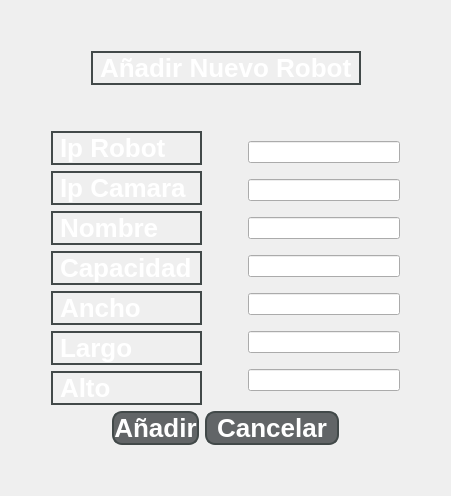
            <widget class="QWidget" name="Add_Robot">
             <property name="styleSheet">
              <string notr="true">QPushButton{
		font-family: Arial;
        font-size: 26px;
        color: white;
        text-align: center;
        font-weight: bold;
		border-radius:10px;
		background-color: rgb(98, 101, 103); 
		color: rgb(255, 255, 255);
		border: 2px solid rgb(66, 73, 73);
}

</string>
             </property>
             <layout class="QGridLayout" name="gridLayout_11">
              <item row="0" column="0">
               <layout class="QGridLayout" name="gridLayout_3">
                <item row="0" column="0">
                 <layout class="QVBoxLayout" name="verticalLayout_43">
                  <item>
                   <spacer name="verticalSpacer_13">
                    <property name="orientation">
                     <enum>Qt::Vertical</enum>
                    </property>
                    <property name="sizeHint" stdset="0">
                     <size>
                      <width>20</width>
                      <height>40</height>
                     </size>
                    </property>
                   </spacer>
                  </item>
                  <item>
                   <layout class="QHBoxLayout" name="horizontalLayout_47">
                    <item>
                     <spacer name="horizontalSpacer_37">
                      <property name="orientation">
                       <enum>Qt::Horizontal</enum>
                      </property>
                      <property name="sizeHint" stdset="0">
                       <size>
                        <width>40</width>
                        <height>20</height>
                       </size>
                      </property>
                     </spacer>
                    </item>
                    <item>
                     <widget class="QLabel" name="label_18">
                      <property name="font">
                       <font>
                        <family>Arial</family>
                        <pointsize>-1</pointsize>
                        <weight>75</weight>
                        <bold>true</bold>
                       </font>
                      </property>
                      <property name="styleSheet">
                       <string notr="true">
		font-family: Arial;
        font-size: 26px;
        color: white;
        text-align: center;
        font-weight: bold;
		border: 2px solid rgb(66, 73, 73);
</string>
                      </property>
                      <property name="text">
                       <string>Añadir Nuevo Robot</string>
                      </property>
                     </widget>
                    </item>
                    <item>
                     <spacer name="horizontalSpacer_38">
                      <property name="orientation">
                       <enum>Qt::Horizontal</enum>
                      </property>
                      <property name="sizeHint" stdset="0">
                       <size>
                        <width>40</width>
                        <height>20</height>
                       </size>
                      </property>
                     </spacer>
                    </item>
                   </layout>
                  </item>
                  <item>
                   <spacer name="verticalSpacer_14">
                    <property name="orientation">
                     <enum>Qt::Vertical</enum>
                    </property>
                    <property name="sizeHint" stdset="0">
                     <size>
                      <width>20</width>
                      <height>40</height>
                     </size>
                    </property>
                   </spacer>
                  </item>
                 </layout>
                </item>
                <item row="1" column="0">
                 <layout class="QHBoxLayout" name="horizontalLayout_11">
                  <item>
                   <spacer name="horizontalSpacer_64">
                    <property name="orientation">
                     <enum>Qt::Horizontal</enum>
                    </property>
                    <property name="sizeHint" stdset="0">
                     <size>
                      <width>40</width>
                      <height>20</height>
                     </size>
                    </property>
                   </spacer>
                  </item>
                  <item>
                   <layout class="QHBoxLayout" name="horizontalLayout_10">
                    <item>
                     <layout class="QVBoxLayout" name="verticalLayout_6">
                      <item>
                       <widget class="QLabel" name="label_3">
                        <property name="font">
                         <font>
                          <family>Arial</family>
                          <pointsize>-1</pointsize>
                          <weight>75</weight>
                          <bold>true</bold>
                         </font>
                        </property>
                        <property name="styleSheet">
                         <string notr="true">
		font-family: Arial;
        font-size: 26px;
        color: white;
        text-align: center;
        font-weight: bold;
		border: 2px solid rgb(66, 73, 73);
</string>
                        </property>
                        <property name="text">
                         <string>Ip Robot</string>
                        </property>
                       </widget>
                      </item>
                      <item>
                       <widget class="QLabel" name="label_4">
                        <property name="font">
                         <font>
                          <family>Arial</family>
                          <pointsize>-1</pointsize>
                          <weight>75</weight>
                          <bold>true</bold>
                         </font>
                        </property>
                        <property name="styleSheet">
                         <string notr="true">
		font-family: Arial;
        font-size: 26px;
        color: white;
        text-align: center;
        font-weight: bold;
		border: 2px solid rgb(66, 73, 73);
</string>
                        </property>
                        <property name="text">
                         <string>Ip Camara </string>
                        </property>
                       </widget>
                      </item>
                      <item>
                       <widget class="QLabel" name="label_19">
                        <property name="font">
                         <font>
                          <family>Arial</family>
                          <pointsize>-1</pointsize>
                          <weight>75</weight>
                          <bold>true</bold>
                         </font>
                        </property>
                        <property name="styleSheet">
                         <string notr="true">
		font-family: Arial;
        font-size: 26px;
        color: white;
        text-align: center;
        font-weight: bold;
		border: 2px solid rgb(66, 73, 73);
</string>
                        </property>
                        <property name="text">
                         <string>Nombre</string>
                        </property>
                       </widget>
                      </item>
                      <item>
                       <widget class="QLabel" name="label_20">
                        <property name="font">
                         <font>
                          <family>Arial</family>
                          <pointsize>-1</pointsize>
                          <weight>75</weight>
                          <bold>true</bold>
                         </font>
                        </property>
                        <property name="styleSheet">
                         <string notr="true">
		font-family: Arial;
        font-size: 26px;
        color: white;
        text-align: center;
        font-weight: bold;
		border: 2px solid rgb(66, 73, 73);
</string>
                        </property>
                        <property name="text">
                         <string>Capacidad</string>
                        </property>
                       </widget>
                      </item>
                      <item>
                       <widget class="QLabel" name="label_21">
                        <property name="font">
                         <font>
                          <family>Arial</family>
                          <pointsize>-1</pointsize>
                          <weight>75</weight>
                          <bold>true</bold>
                         </font>
                        </property>
                        <property name="styleSheet">
                         <string notr="true">
		font-family: Arial;
        font-size: 26px;
        color: white;
        text-align: center;
        font-weight: bold;
		border: 2px solid rgb(66, 73, 73);
</string>
                        </property>
                        <property name="text">
                         <string>Ancho</string>
                        </property>
                       </widget>
                      </item>
                      <item>
                       <widget class="QLabel" name="label_22">
                        <property name="font">
                         <font>
                          <family>Arial</family>
                          <pointsize>-1</pointsize>
                          <weight>75</weight>
                          <bold>true</bold>
                         </font>
                        </property>
                        <property name="styleSheet">
                         <string notr="true">
		font-family: Arial;
        font-size: 26px;
        color: white;
        text-align: center;
        font-weight: bold;
		border: 2px solid rgb(66, 73, 73);
</string>
                        </property>
                        <property name="text">
                         <string>Largo</string>
                        </property>
                       </widget>
                      </item>
                      <item>
                       <widget class="QLabel" name="label_23">
                        <property name="font">
                         <font>
                          <family>Arial</family>
                          <pointsize>-1</pointsize>
                          <weight>75</weight>
                          <bold>true</bold>
                         </font>
                        </property>
                        <property name="styleSheet">
                         <string notr="true">
		font-family: Arial;
        font-size: 26px;
        color: white;
        text-align: center;
        font-weight: bold;
		border: 2px solid rgb(66, 73, 73);
</string>
                        </property>
                        <property name="text">
                         <string>Alto</string>
                        </property>
                       </widget>
                      </item>
                     </layout>
                    </item>
                    <item>
                     <spacer name="horizontalSpacer_63">
                      <property name="orientation">
                       <enum>Qt::Horizontal</enum>
                      </property>
                      <property name="sizeHint" stdset="0">
                       <size>
                        <width>40</width>
                        <height>20</height>
                       </size>
                      </property>
                     </spacer>
                    </item>
                    <item>
                     <layout class="QVBoxLayout" name="verticalLayout_7">
                      <item>
                       <widget class="QLineEdit" name="Ip_Robot">
                        <property name="styleSheet">
                         <string notr="true">	min-width: 150px;
    max-width: 400px;
</string>
                        </property>
                       </widget>
                      </item>
                      <item>
                       <widget class="QLineEdit" name="Ip_Cam"/>
                      </item>
                      <item>
                       <widget class="QLineEdit" name="Nombre_Robot"/>
                      </item>
                      <item>
                       <widget class="QLineEdit" name="Capacidad_Robot"/>
                      </item>
                      <item>
                       <widget class="QLineEdit" name="Ancho_Robot"/>
                      </item>
                      <item>
                       <widget class="QLineEdit" name="Largo_Robot"/>
                      </item>
                      <item>
                       <widget class="QLineEdit" name="Alto_Robot"/>
                      </item>
                     </layout>
                    </item>
                   </layout>
                  </item>
                  <item>
                   <spacer name="horizontalSpacer_65">
                    <property name="orientation">
                     <enum>Qt::Horizontal</enum>
                    </property>
                    <property name="sizeHint" stdset="0">
                     <size>
                      <width>40</width>
                      <height>20</height>
                     </size>
                    </property>
                   </spacer>
                  </item>
                 </layout>
                </item>
                <item row="2" column="0">
                 <layout class="QHBoxLayout" name="horizontalLayout_23">
                  <item>
                   <spacer name="horizontalSpacer_40">
                    <property name="orientation">
                     <enum>Qt::Horizontal</enum>
                    </property>
                    <property name="sizeHint" stdset="0">
                     <size>
                      <width>40</width>
                      <height>20</height>
                     </size>
                    </property>
                   </spacer>
                  </item>
                  <item>
                   <widget class="QPushButton" name="Agregar_Robot_2">
                    <property name="styleSheet">
                     <string notr="true">QPushButton{
	border-radius:10px;
	background-color: rgb(98, 101, 103); 
	font: 16pt &quot;Arial&quot;;
	color: rgb(255, 255, 255);
	border: 2px solid rgb(66, 73, 73);
}


QPushButton:hover{
	border-radius:10px; 
	font: 16pt &quot;Arial&quot;;
	color: rgb(255, 255, 255);
	border: 2px solid rgb(244, 69, 31);
	background-color: rgb(244, 69, 31);
}</string>
                    </property>
                    <property name="text">
                     <string>Añadir</string>
                    </property>
                   </widget>
                  </item>
                  <item>
                   <widget class="QPushButton" name="Cancelar_Robot">
                    <property name="styleSheet">
                     <string notr="true">QPushButton{
	border-radius:10px;
	background-color: rgb(98, 101, 103); 
	font: 16pt &quot;Arial&quot;;
	color: rgb(255, 255, 255);
	border: 2px solid rgb(66, 73, 73);
	width: 130px;
    height: 30px;
}


QPushButton:hover{
	border-radius:10px; 
	font: 16pt &quot;Arial&quot;;
	color: rgb(255, 255, 255);
	border: 2px solid rgb(244, 69, 31);
	background-color: rgb(244, 69, 31);
}</string>
                    </property>
                    <property name="text">
                     <string>Cancelar</string>
                    </property>
                   </widget>
                  </item>
                  <item>
                   <spacer name="horizontalSpacer_41">
                    <property name="orientation">
                     <enum>Qt::Horizontal</enum>
                    </property>
                    <property name="sizeHint" stdset="0">
                     <size>
                      <width>40</width>
                      <height>20</height>
                     </size>
                    </property>
                   </spacer>
                  </item>
                 </layout>
                </item>
                <item row="3" column="0">
                 <spacer name="verticalSpacer_10">
                  <property name="orientation">
                   <enum>Qt::Vertical</enum>
                  </property>
                  <property name="sizeHint" stdset="0">
                   <size>
                    <width>20</width>
                    <height>40</height>
                   </size>
                  </property>
                 </spacer>
                </item>
               </layout>
              </item>
             </layout>
            </widget>
